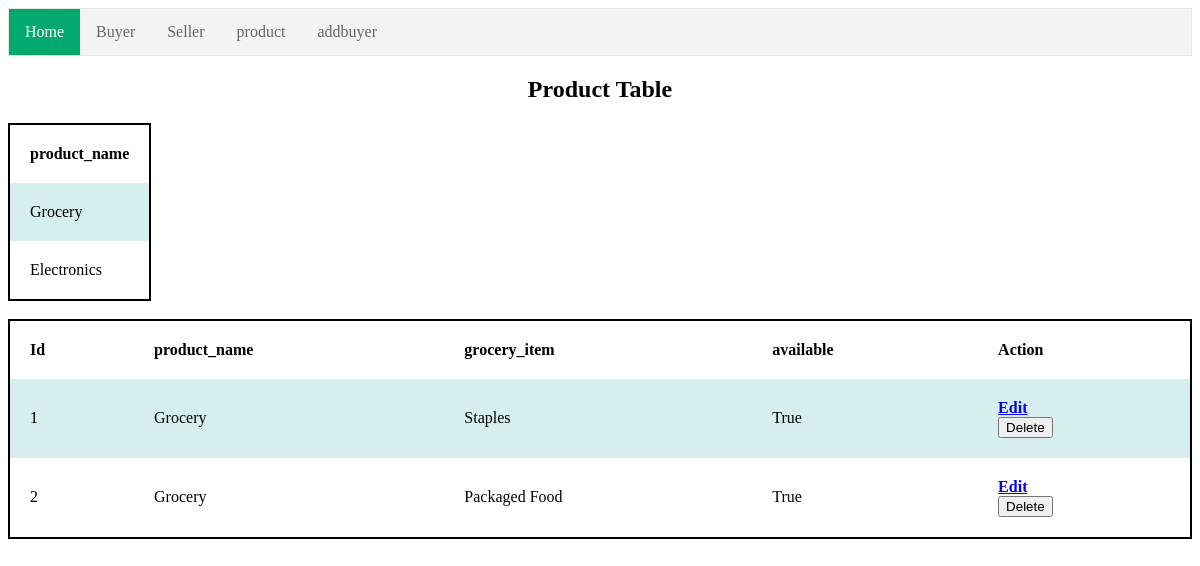
Page /product/product/ on the earlier database version.
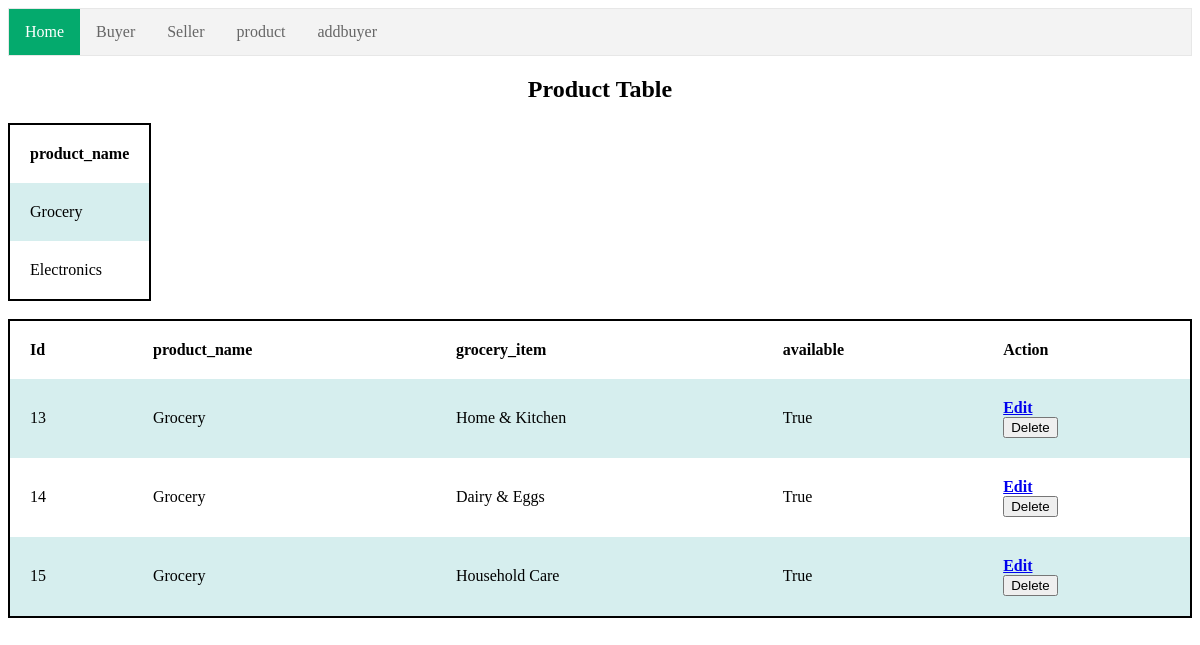
Same page on the later database version.
### product/models.py (models this page shows, shortened)
class Product_list(models.Model):
    product_name = models.CharField(max_length=50)
    def __str__(self):
        return self.product_name

class Grocery(models.Model):
    grocery_item = (
        ('Staples','Steples'),
        ('Snacks & Beverages','Snacks & Beverages'),
        ('Packaged Food','Packaged Food'),
        ('Personal & Baby Care','Personal & Baby Care'),
        ('Household Care','Household Care'),
        ('Dairy & Eggs','Dairy & Eggs'),
        ('Home & Kitchen','Home & Kitchen'),
    )
    product_name = models.ForeignKey("Product_list", on_delete=models.CASCADE)
    grocery_item = models.CharField(max_length=20,choices=grocery_item)
    available = models.BooleanField()

### product/views.py (the view)
# urls.py: path('',index,name='home')
def index(request):
    P_L_data  = Product_list.objects.all()
    G_data  = Grocery.objects.all()
    E_data = Electronics.objects.all()
    M_data = Mobile.objects.all()
    context = {
        'product_data': P_L_data,
        'grocery_data': G_data,
        'electronics_data': E_data,
        'mobile_data': M_data,
    }
    return render(request,'product.html',context)

### templates/product.html (shortened to what this page needs)
{% extends 'home.html' %}
{% block body %}
<!DOCTYPE html>
<html>
<head>
</head>
<body>
<h2 style="text-align:center" >Product Table</h2>
<div>
<table style="align-itams:center" " width:50%" class="ashu">
  <tr style="text-align:center">
      <th>product_name</th>
  </tr>
  {% for i in product_data %}
  <tr>
    <td>{{i.product_name}}</td>
  </tr>
  {% endfor %}
</table>
</div>
<br>
<div>
  <table>
    <tr>
      <th>Id</th>
      <th>product_name</th>
      <th>grocery_item</th>
      <th>available</th>
      <th>Action</th>
    </tr>
    {% for i in grocery_data %}
    <tr>
      <td>{{i.id}}</td>
      <td>{{i.product_name}}</td>
      <td>{{i.grocery_item}}</td>
      <td>{{i.available}}</td>
      <td>
        <a href="{%url 'updatedata' i.id%}"><b>Edit</a>
          <form action="{% url 'daletedata' i.id%}">
            <input type="submit" value="Delete">
          </form>
      </td>
    </tr>
    {% endfor %}
  </table>
</div>
</body>
</html>
{% endblock %}

### templates/home.html (shortened to what this page needs)
{% extends 'base.html' %}

### templates/base.html (shortened to what this page needs)
<!DOCTYPE html>
<html>
<head>
</head>
<body>
<ul>
  <li><a class="active" href={% url 'home' %}>Home</a></li>
  <li><a href={% url 'buyer' %}>Buyer</a></li>
  <li><a href={% url 'seller' %}>Seller</a></li>
  <li><a href={% url 'product' %}>product</a></li>
  <li><a href={% url 'buyersave' %}>addbuyer</a></li>
</ul>
 {% block body %}{% endblock  %}
</body>
</html>

### templates/base.html (style rules this page uses)
ul { list-style-type: none; margin: 0; padding: 0; overflow: hidden; border: 1px solid #e7e7e7; background-color: #f3f3f3; }
li { float: left; }
li a { display: block; color: #666; text-align: center; padding: 14px 16px; text-decoration: none; }
li a.active { color: white; background-color: #04AA6D; }

### templates/product.html (style rules this page uses)
table { border-collapse: collapse; width: 100%; border: 2px solid black; }
.ashu { border: 2px solid black; width: 50px; height: 50px; }
th, td { text-align: left; padding: 20px; }
tr:nth-child(even) { background-color: #D6EEEE; }

Differences in the rows shown:
removed Grocery: id "1", product_name "Grocery", grocery_item "Staples", available "True"
removed Grocery: id "2", product_name "Grocery", grocery_item "Packaged Food", available "True"
added Grocery: id "13", product_name "Grocery", grocery_item "Home & Kitchen", available "True"
added Grocery: id "14", product_name "Grocery", grocery_item "Dairy & Eggs", available "True"
added Grocery: id "15", product_name "Grocery", grocery_item "Household Care", available "True"
